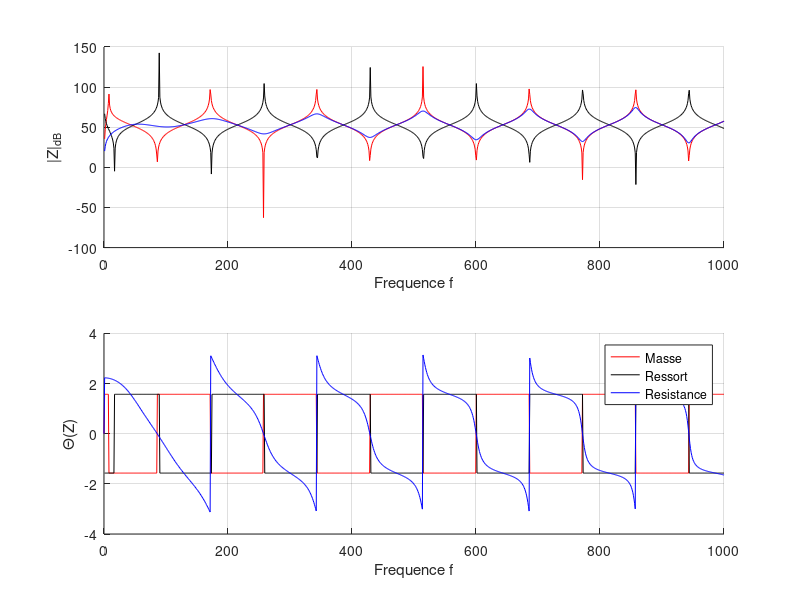
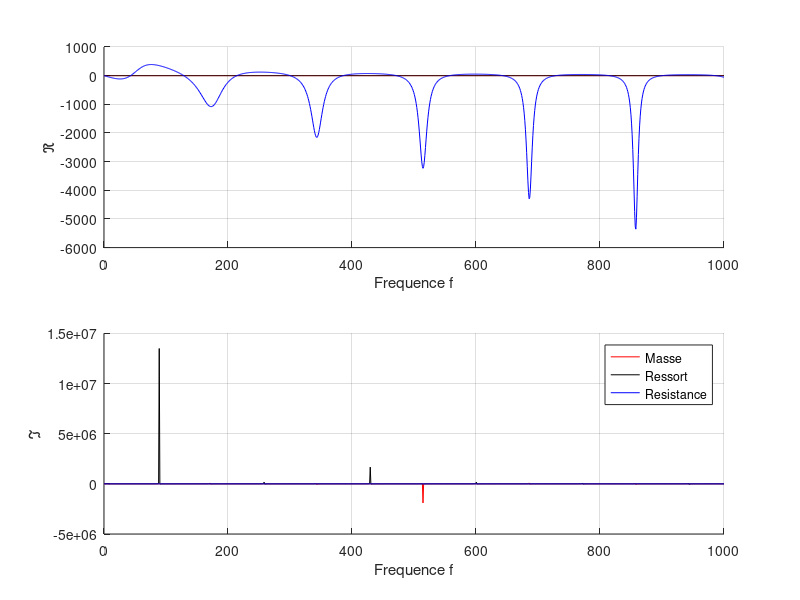

Write MATLAB code to recreate these figures, in order.
%
% simul1.m
%
% Copyright (C) 2014 Mathieu Gaborit (matael) <mathieu@matael.org>
%
%
% Distributed under WTFPL terms
%
%            DO WHAT THE FUCK YOU WANT TO PUBLIC LICENSE
%                    Version 2, December 2004
%
% Copyright (C) 2004 Sam Hocevar <sam@hocevar.net>
%
% Everyone is permitted to copy and distribute verbatim or modified
% copies of this license document, and changing it is allowed as long
% as the name is changed.
%
%            DO WHAT THE FUCK YOU WANT TO PUBLIC LICENSE
%   TERMS AND CONDITIONS FOR COPYING, DISTRIBUTION AND MODIFICATION
%
%  0. You just DO WHAT THE FUCK YOU WANT TO.
%

clear all;
close all;

% célérité du son / masse volumique de l'air
rho0 = 1.293;
c0 = 343;

Zc = rho0*c0;

% section du tube
S = 1;
% longueur de l'élément considéré
l = 1;

% fréquences
f = linspace(0,1e3,1000);
% pulsation
w = 2*pi*f;
% nombre d'onde
k = w/c0;

%%%%%%%%%%%%%%%%%%%%%%%%%%%%%%%%%%%%%%%%%%%%%%%%%%%%
% impédance masse
%%%%%%%%%%%%%%%%%%%%%%%%%%%%%%%%%%%%%%%%%%%%%%%%%%%%
Li = rho0/S*w;

Z_masse = j*(Li.*w+Zc*tan(k*l))./(1-Li.*w/Zc.*tan(k*l));

% module/phase
figure(1);
subplot(211);
hold on;
plot(f,20*log10(abs(Z_masse)),'r');
xlabel('Frequence f');
ylabel('|Z|_{dB}');
grid on;

subplot(212);
hold on;
plot(f,arg(Z_masse),'r');
xlabel('Frequence f');
ylabel('\Theta(Z)');
grid on;

% Im/Re
figure(2);
subplot(211);
hold on;
plot(f,real(Z_masse),'r');
grid on;
xlabel('Frequence f');
ylabel('\Re');

subplot(212);
hold on;
plot(f,imag(Z_masse),'r');
grid on;
xlabel('Frequence f');
ylabel('\Im');


%%%%%%%%%%%%%%%%%%%%%%%%%%%%%%%%%%%%%%%%%%%%%%%%%%%%
% impédance ressort
%%%%%%%%%%%%%%%%%%%%%%%%%%%%%%%%%%%%%%%%%%%%%%%%%%%%
V = 10;
Ci = V/(rho0*c0^2);

Z_ressort = j*(Zc*tan(k*l) - 1./(Ci*w))./(1+tan(k*l)./(Ci*w*Zc));

% module/phase
figure(1);
subplot(211);
plot(f,20*log10(abs(Z_ressort)),'k');

subplot(212);
plot(f,arg(Z_ressort),'k');

% Im/Re
figure(2);
subplot(211);
hold on;
plot(f,real(Z_ressort),'k');

subplot(212);
hold on;
plot(f,imag(Z_ressort),'k');


%%%%%%%%%%%%%%%%%%%%%%%%%%%%%%%%%%%%%%%%%%%%%%%%%%%%
% résistance pure
%%%%%%%%%%%%%%%%%%%%%%%%%%%%%%%%%%%%%%%%%%%%%%%%%%%%


X = j*w;
Z_res = j*(X+Zc*tan(k*l))./(1+X/Zc.*tan(k*l));


% module/phase
figure(1);
subplot(211);
plot(f,20*log10(abs(Z_res)),'b');

subplot(212);
plot(f,arg(Z_res),'b');

% Im/Re
figure(2);
subplot(211);
hold on;
plot(f,real(Z_res),'b');

subplot(212);
hold on;
plot(f,imag(Z_res),'b');

figure(1);
legend('Masse', 'Ressort', 'Resistance');
print('-dpng','figure1.png');
figure(2);
legend('Masse', 'Ressort', 'Resistance');
print('-dpng','figure2.png');
